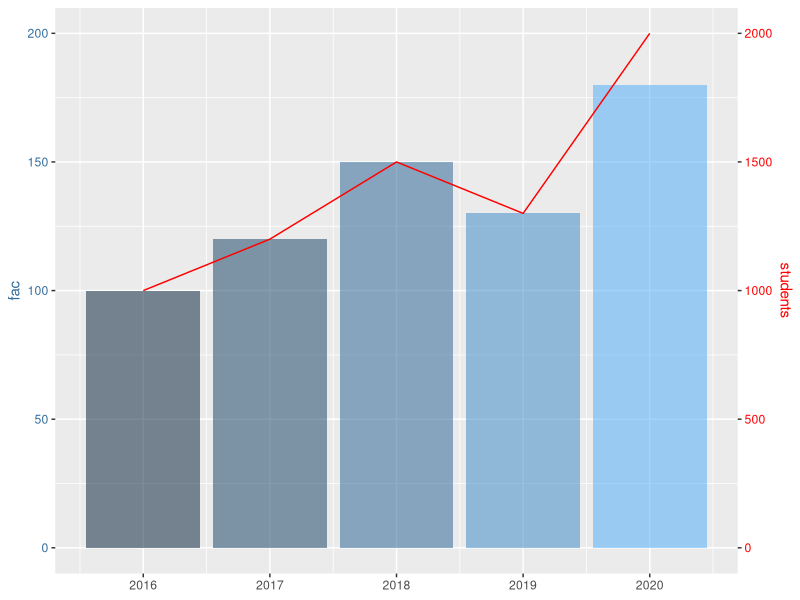

The R source for this figure:
#two axis - ggplot2

library (ggplot2)
library(tidyverse)

(year = seq(2016,2020))
(students = c(1000,1200, 1500, 1300,2000))
(fac = c(100,120, 150, 130,180))

library(ggplot2)
(df = data.frame(year, students, fac))
g= ggplot() + geom_bar(data=df, aes(x=year,y=fac,fill=year, alpha=.4) , stat='identity') + geom_line(data=df, aes(x=year, y=students/10 ), colour='red') +  scale_y_continuous(sec.axis=sec_axis(~.*10, name="students")) + guides(fill='none', alpha='none')

g + theme(axis.text.y.right=element_text(colour="red"),
      axis.title.y.right=element_text(colour="red"),
      axis.text.y=element_text(colour="#346D9D"),
      axis.title.y=element_text(colour="#346D9D"),
      axis.title.x=element_blank(),
      legend.position="bottom")
